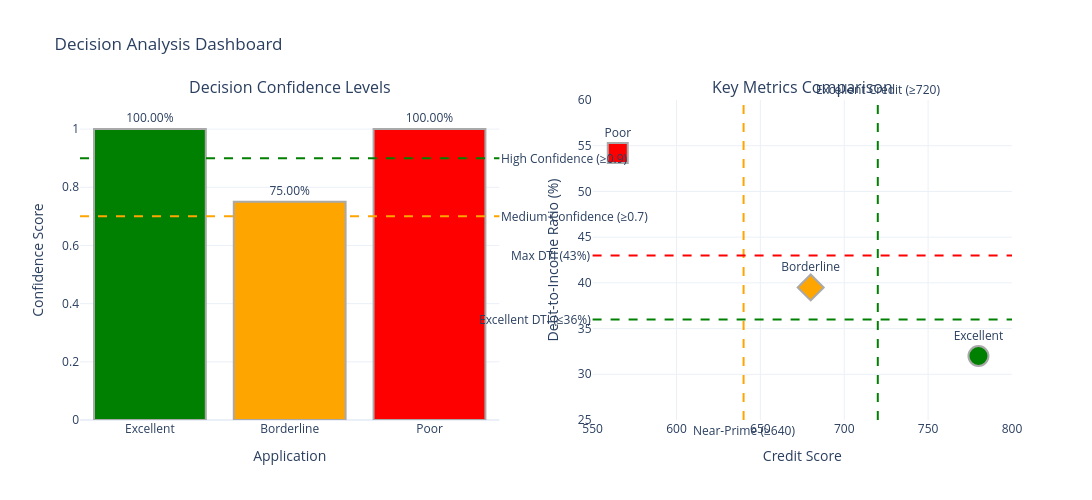

Notebook source saved alongside this figure:
### Markdown cell above
### Step 6.2: Decision Confidence Visualization

### Code cell
import plotly.graph_objects as go
from plotly.subplots import make_subplots

print("📊 Creating decision confidence visualization...\n")

# Prepare data for visualization
applications = ["Excellent", "Borderline", "Poor"]
decisions = [decision_excellent, decision_borderline, decision_poor]
confidences = [confidence_excellent, confidence_borderline, confidence_poor]
credits = [credit_excellent.credit_score, credit_borderline.credit_score, credit_poor.credit_score]
dtis = [float(risk_excellent.debt_to_income_ratio), float(risk_borderline.debt_to_income_ratio), float(risk_poor.debt_to_income_ratio)]

# Color mapping for decisions
decision_colors = {
    "approved": "green",
    "conditional_approval": "orange",
    "denied": "red",
    "refer_to_manual": "orange"
}

colors = [decision_colors.get(d, "gray") for d in decisions]

# Create subplots: 1 row, 2 columns
fig = make_subplots(
    rows=1, cols=2,
    subplot_titles=("Decision Confidence Levels", "Key Metrics Comparison"),
    specs=[[{"type": "bar"}, {"type": "scatter"}]]
)

# Subplot 1: Confidence bar chart
fig.add_trace(
    go.Bar(
        x=applications,
        y=confidences,
        marker=dict(
            color=colors,
            line=dict(color='darkgray', width=2)
        ),
        text=[f"{c:.2%}" for c in confidences],
        textposition='outside',
        name="Confidence",
        hovertemplate="<b>%{x}</b><br>" +
                      "Confidence: %{y:.2%}<br>" +
                      "Decision: %{customdata}<br>" +
                      "<extra></extra>",
        customdata=decisions
    ),
    row=1, col=1
)

# Add confidence threshold lines
fig.add_hline(y=0.9, line_dash="dash", line_color="green", 
              annotation_text="High Confidence (≥0.9)", 
              annotation_position="right",
              row=1, col=1)
fig.add_hline(y=0.7, line_dash="dash", line_color="orange", 
              annotation_text="Medium Confidence (≥0.7)", 
              annotation_position="right",
              row=1, col=1)

# Subplot 2: Credit Score vs DTI scatter
fig.add_trace(
    go.Scatter(
        x=credits,
        y=dtis,
        mode='markers+text',
        marker=dict(
            size=20,
            color=colors,
            line=dict(color='darkgray', width=2),
            symbol=['circle', 'diamond', 'square']
        ),
        text=applications,
        textposition="top center",
        name="Applications",
        hovertemplate="<b>%{text}</b><br>" +
                      "Credit Score: %{x}<br>" +
                      "DTI: %{y:.1f}%<br>" +
                      "<extra></extra>"
    ),
    row=1, col=2
)

# Add threshold lines for credit and DTI
fig.add_vline(x=720, line_dash="dash", line_color="green", 
              annotation_text="Excellent Credit (≥720)", 
              annotation_position="top",
              row=1, col=2)
fig.add_vline(x=640, line_dash="dash", line_color="orange", 
              annotation_text="Near-Prime (≥640)", 
              annotation_position="bottom",
              row=1, col=2)
fig.add_hline(y=36, line_dash="dash", line_color="green", 
              annotation_text="Excellent DTI (≤36%)", 
              annotation_position="left",
              row=1, col=2)
fig.add_hline(y=43, line_dash="dash", line_color="red", 
              annotation_text="Max DTI (43%)", 
              annotation_position="left",
              row=1, col=2)

# Update layout
fig.update_xaxes(title_text="Application", row=1, col=1)
fig.update_yaxes(title_text="Confidence Score", range=[0, 1.1], row=1, col=1)
fig.update_xaxes(title_text="Credit Score", range=[550, 800], row=1, col=2)
fig.update_yaxes(title_text="Debt-to-Income Ratio (%)", range=[25, 60], row=1, col=2)

fig.update_layout(
    title_text="Decision Analysis Dashboard",
    showlegend=False,
    height=500,
    width=1200,
    template="plotly_white"
)

fig.show()

print("✅ Visualization complete")

### Figure 1 — Plotly figure (JSON) as saved in the notebook; plotly's stock layout.template omitted (floating-point values rounded to 4 significant figures)
{"data": [{"customdata": ["approved", "conditional_approval", "denied"], "hovertemplate": "<b>%{x}</b><br>Confidence: %{y:.2%}<br>Decision: %{customdata}<br><extra></extra>", "marker": {"color": ["green", "orange", "red"], "line": {"color": "darkgray", "width": 2}}, "name": "Confidence", "text": ["100.00%", "75.00%", "100.00%"], "textposition": "outside", "type": "bar", "x": ["Excellent", "Borderline", "Poor"], "xaxis": "x", "y": [1, 0.75, 1], "yaxis": "y"}, {"hovertemplate": "<b>%{text}</b><br>Credit Score: %{x}<br>DTI: %{y:.1f}%<br><extra></extra>", "marker": {"color": ["green", "orange", "red"], "line": {"color": "darkgray", "width": 2}, "size": 20, "symbol": ["circle", "diamond", "square"]}, "mode": "markers+text", "name": "Applications", "text": ["Excellent", "Borderline", "Poor"], "textposition": "top center", "type": "scatter", "x": [780, 680, 565], "xaxis": "x2", "y": [32, 39.5, 54.2], "yaxis": "y2"}], "layout": {"annotations": [{"font": {"size": 16}, "showarrow": false, "text": "Decision Confidence Levels", "x": 0.225, "xanchor": "center", "xref": "paper", "y": 1, "yanchor": "bottom", "yref": "paper"}, {"font": {"size": 16}, "showarrow": false, "text": "Key Metrics Comparison", "x": 0.775, "xanchor": "center", "xref": "paper", "y": 1, "yanchor": "bottom", "yref": "paper"}, {"showarrow": false, "text": "High Confidence (≥0.9)", "x": 1, "xanchor": "left", "xref": "x domain", "y": 0.9, "yanchor": "middle", "yref": "y"}, {"showarrow": false, "text": "Medium Confidence (≥0.7)", "x": 1, "xanchor": "left", "xref": "x domain", "y": 0.7, "yanchor": "middle", "yref": "y"}, {"showarrow": false, "text": "Excellent Credit (≥720)", "x": 720, "xanchor": "center", "xref": "x2", "y": 1, "yanchor": "bottom", "yref": "y2 domain"}, {"showarrow": false, "text": "Near-Prime (≥640)", "x": 640, "xanchor": "center", "xref": "x2", "y": 0, "yanchor": "top", "yref": "y2 domain"}, {"showarrow": false, "text": "Excellent DTI (≤36%)", "x": 0, "xanchor": "right", "xref": "x2 domain", "y": 36, "yanchor": "middle", "yref": "y2"}, {"showarrow": false, "text": "Max DTI (43%)", "x": 0, "xanchor": "right", "xref": "x2 domain", "y": 43, "yanchor": "middle", "yref": "y2"}], "height": 500, "shapes": [{"line": {"color": "green", "dash": "dash"}, "type": "line", "x0": 0, "x1": 1, "xref": "x domain", "y0": 0.9, "y1": 0.9, "yref": "y"}, {"line": {"color": "orange", "dash": "dash"}, "type": "line", "x0": 0, "x1": 1, "xref": "x domain", "y0": 0.7, "y1": 0.7, "yref": "y"}, {"line": {"color": "green", "dash": "dash"}, "type": "line", "x0": 720, "x1": 720, "xref": "x2", "y0": 0, "y1": 1, "yref": "y2 domain"}, {"line": {"color": "orange", "dash": "dash"}, "type": "line", "x0": 640, "x1": 640, "xref": "x2", "y0": 0, "y1": 1, "yref": "y2 domain"}, {"line": {"color": "green", "dash": "dash"}, "type": "line", "x0": 0, "x1": 1, "xref": "x2 domain", "y0": 36, "y1": 36, "yref": "y2"}, {"line": {"color": "red", "dash": "dash"}, "type": "line", "x0": 0, "x1": 1, "xref": "x2 domain", "y0": 43, "y1": 43, "yref": "y2"}], "showlegend": false, "title": {"text": "Decision Analysis Dashboard"}, "width": 1200, "xaxis": {"anchor": "y", "domain": [0, 0.45], "title": {"text": "Application"}}, "xaxis2": {"anchor": "y2", "domain": [0.55, 1], "range": [550, 800], "title": {"text": "Credit Score"}}, "yaxis": {"anchor": "x", "domain": [0, 1], "range": [0, 1.1], "title": {"text": "Confidence Score"}}, "yaxis2": {"anchor": "x2", "domain": [0, 1], "range": [25, 60], "title": {"text": "Debt-to-Income Ratio (%)"}}}}
